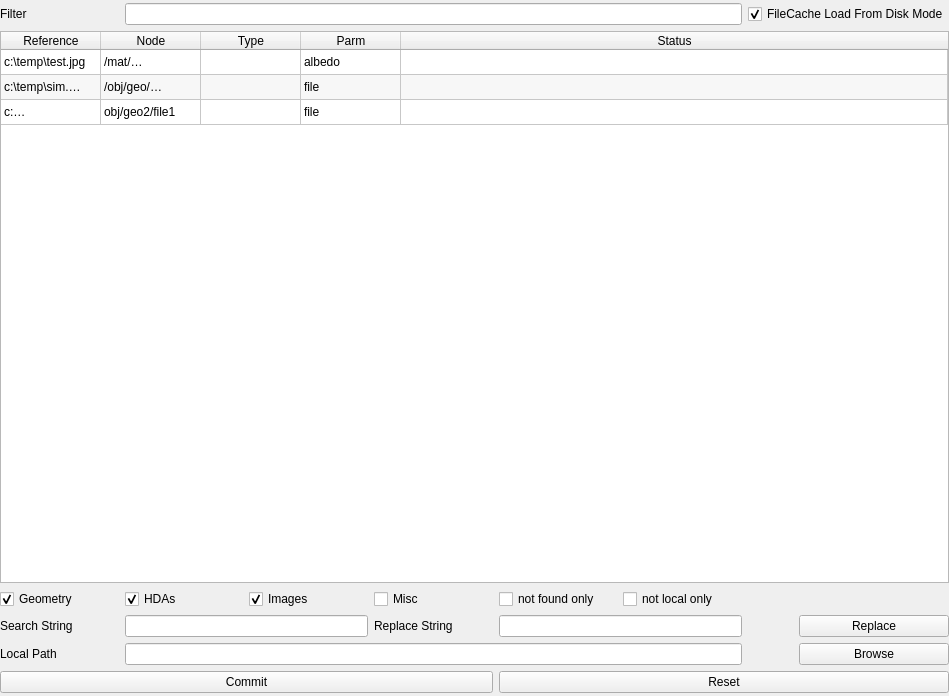
<?xml version="1.0" encoding="UTF-8"?>
<ui version="4.0">
 <class>MainWindow</class>
 <widget class="QMainWindow" name="MainWindow">
  <property name="geometry">
   <rect>
    <x>0</x>
    <y>0</y>
    <width>949</width>
    <height>696</height>
   </rect>
  </property>
  <property name="windowTitle">
   <string>External Files Manager</string>
  </property>
  <widget class="QWidget" name="centralwidget">
   <property name="sizePolicy">
    <sizepolicy hsizetype="Ignored" vsizetype="Ignored">
     <horstretch>0</horstretch>
     <verstretch>0</verstretch>
    </sizepolicy>
   </property>
   <layout class="QGridLayout" name="gridLayout_2">
    <property name="leftMargin">
     <number>0</number>
    </property>
    <property name="topMargin">
     <number>3</number>
    </property>
    <property name="rightMargin">
     <number>0</number>
    </property>
    <property name="bottomMargin">
     <number>3</number>
    </property>
    <item row="1" column="0">
     <layout class="QGridLayout" name="gridLayout">
      <item row="1" column="0" colspan="7">
       <widget class="QTableWidget" name="tableWidget">
        <property name="alternatingRowColors">
         <bool>true</bool>
        </property>
        <property name="showGrid">
         <bool>true</bool>
        </property>
        <property name="sortingEnabled">
         <bool>true</bool>
        </property>
        <property name="wordWrap">
         <bool>true</bool>
        </property>
        <attribute name="horizontalHeaderCascadingSectionResizes">
         <bool>false</bool>
        </attribute>
        <attribute name="horizontalHeaderMinimumSectionSize">
         <number>100</number>
        </attribute>
        <attribute name="horizontalHeaderHighlightSections">
         <bool>true</bool>
        </attribute>
        <attribute name="horizontalHeaderStretchLastSection">
         <bool>true</bool>
        </attribute>
        <attribute name="verticalHeaderVisible">
         <bool>false</bool>
        </attribute>
        <attribute name="verticalHeaderCascadingSectionResizes">
         <bool>false</bool>
        </attribute>
        <attribute name="verticalHeaderMinimumSectionSize">
         <number>25</number>
        </attribute>
        <attribute name="verticalHeaderDefaultSectionSize">
         <number>25</number>
        </attribute>
        <row>
         <property name="text">
          <string>1</string>
         </property>
        </row>
        <row>
         <property name="text">
          <string>2</string>
         </property>
        </row>
        <row>
         <property name="text">
          <string>3</string>
         </property>
        </row>
        <column>
         <property name="text">
          <string>Reference</string>
         </property>
        </column>
        <column>
         <property name="text">
          <string>Node</string>
         </property>
        </column>
        <column>
         <property name="text">
          <string>Type</string>
         </property>
        </column>
        <column>
         <property name="text">
          <string>Parm</string>
         </property>
        </column>
        <column>
         <property name="text">
          <string>Status</string>
         </property>
        </column>
        <item row="0" column="0">
         <property name="text">
          <string>c:\temp\test.jpg</string>
         </property>
        </item>
        <item row="0" column="1">
         <property name="text">
          <string>/mat/principledMaterial</string>
         </property>
        </item>
        <item row="0" column="3">
         <property name="text">
          <string>albedo</string>
         </property>
        </item>
        <item row="1" column="0">
         <property name="text">
          <string>c:\temp\sim.$F.bgeo.sc</string>
         </property>
        </item>
        <item row="1" column="1">
         <property name="text">
          <string>/obj/geo/filecache1</string>
         </property>
        </item>
        <item row="1" column="3">
         <property name="text">
          <string>file</string>
         </property>
        </item>
        <item row="2" column="0">
         <property name="text">
          <string>c:\temp\geometry.fbx</string>
         </property>
        </item>
        <item row="2" column="1">
         <property name="text">
          <string>obj/geo2/file1</string>
         </property>
        </item>
        <item row="2" column="3">
         <property name="text">
          <string>file</string>
         </property>
        </item>
       </widget>
      </item>
      <item row="6" column="0">
       <layout class="QGridLayout" name="gridLayout_3"/>
      </item>
      <item row="3" column="3">
       <widget class="QLabel" name="label_3">
        <property name="text">
         <string>Replace String</string>
        </property>
       </widget>
      </item>
      <item row="2" column="0">
       <widget class="QCheckBox" name="checkBox">
        <property name="text">
         <string>Geometry</string>
        </property>
        <property name="checked">
         <bool>true</bool>
        </property>
       </widget>
      </item>
      <item row="2" column="3">
       <widget class="QCheckBox" name="checkBox_5">
        <property name="text">
         <string>Misc</string>
        </property>
        <property name="checked">
         <bool>false</bool>
        </property>
       </widget>
      </item>
      <item row="0" column="6">
       <widget class="QCheckBox" name="checkBox_3">
        <property name="text">
         <string>FileCache Load From Disk Mode</string>
        </property>
        <property name="checked">
         <bool>true</bool>
        </property>
       </widget>
      </item>
      <item row="3" column="0">
       <widget class="QLabel" name="label">
        <property name="text">
         <string>Search String</string>
        </property>
       </widget>
      </item>
      <item row="2" column="2">
       <widget class="QCheckBox" name="checkBox_2">
        <property name="text">
         <string>Images</string>
        </property>
        <property name="checked">
         <bool>true</bool>
        </property>
       </widget>
      </item>
      <item row="0" column="0">
       <widget class="QLabel" name="label_2">
        <property name="text">
         <string>Filter</string>
        </property>
       </widget>
      </item>
      <item row="2" column="5">
       <widget class="QCheckBox" name="checkBox_7">
        <property name="text">
         <string>not local only</string>
        </property>
       </widget>
      </item>
      <item row="3" column="1" colspan="2">
       <widget class="QLineEdit" name="lineEdit">
        <property name="minimumSize">
         <size>
          <width>200</width>
          <height>0</height>
         </size>
        </property>
       </widget>
      </item>
      <item row="5" column="0" colspan="4">
       <widget class="QPushButton" name="pushButton_3">
        <property name="text">
         <string>Commit</string>
        </property>
       </widget>
      </item>
      <item row="5" column="4" colspan="3">
       <widget class="QPushButton" name="pushButton_4">
        <property name="text">
         <string>Reset</string>
        </property>
       </widget>
      </item>
      <item row="3" column="6" alignment="Qt::AlignRight">
       <widget class="QPushButton" name="pushButton_2">
        <property name="minimumSize">
         <size>
          <width>150</width>
          <height>0</height>
         </size>
        </property>
        <property name="maximumSize">
         <size>
          <width>80</width>
          <height>16777215</height>
         </size>
        </property>
        <property name="text">
         <string>Replace</string>
        </property>
       </widget>
      </item>
      <item row="2" column="4">
       <widget class="QCheckBox" name="checkBox_6">
        <property name="text">
         <string>not found only</string>
        </property>
       </widget>
      </item>
      <item row="3" column="4" colspan="2">
       <widget class="QLineEdit" name="lineEdit_2"/>
      </item>
      <item row="0" column="1" colspan="5">
       <widget class="QLineEdit" name="lineEdit_3"/>
      </item>
      <item row="2" column="1">
       <widget class="QCheckBox" name="checkBox_4">
        <property name="text">
         <string>HDAs</string>
        </property>
        <property name="checked">
         <bool>true</bool>
        </property>
       </widget>
      </item>
      <item row="4" column="0">
       <widget class="QLabel" name="label_4">
        <property name="text">
         <string>Local Path</string>
        </property>
       </widget>
      </item>
      <item row="4" column="1" colspan="5">
       <widget class="QLineEdit" name="lineEdit_4"/>
      </item>
      <item row="4" column="6" alignment="Qt::AlignRight">
       <widget class="QPushButton" name="pushButton">
        <property name="minimumSize">
         <size>
          <width>150</width>
          <height>0</height>
         </size>
        </property>
        <property name="maximumSize">
         <size>
          <width>80</width>
          <height>16777215</height>
         </size>
        </property>
        <property name="text">
         <string>Browse</string>
        </property>
       </widget>
      </item>
     </layout>
    </item>
   </layout>
  </widget>
 </widget>
 <tabstops>
  <tabstop>lineEdit_3</tabstop>
  <tabstop>checkBox</tabstop>
  <tabstop>checkBox_4</tabstop>
  <tabstop>checkBox_2</tabstop>
  <tabstop>lineEdit</tabstop>
  <tabstop>lineEdit_2</tabstop>
  <tabstop>pushButton_2</tabstop>
  <tabstop>pushButton_3</tabstop>
  <tabstop>pushButton_4</tabstop>
  <tabstop>tableWidget</tabstop>
 </tabstops>
 <resources/>
 <connections/>
</ui>
